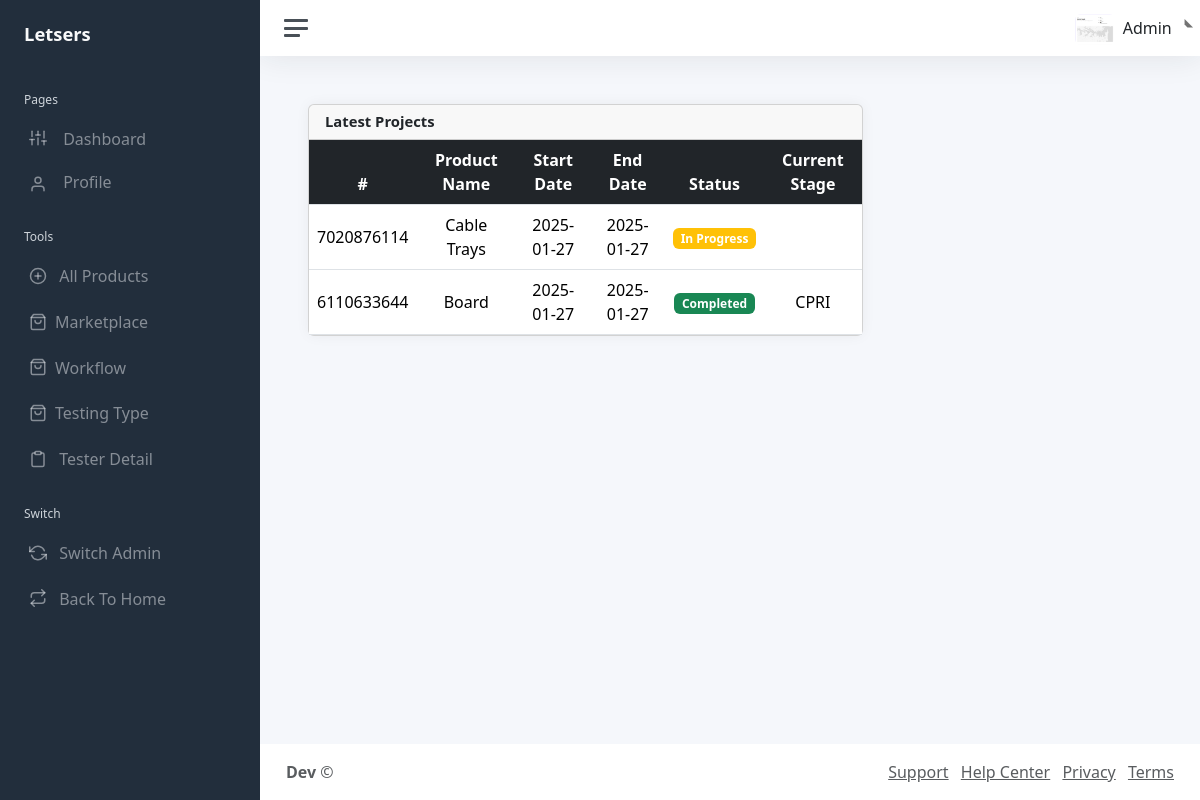
Screenshot of /Dashboard/index.php?workflow (signed in) with the database file from the repository.
### tables this page shows
CREATE TABLE `workflow` (
  `WorkflowID` int(11) NOT NULL,
  `ProductID` char(10) NOT NULL,
  `CurrentStage` enum('Testing','Re-manufacturing','CPRI') NOT NULL,
  `StartDate` date NOT NULL,
  `EndDate` date DEFAULT NULL,
  `Status` enum('In Progress','Completed','Rejected') NOT NULL
);

CREATE TABLE `products` (
  `ProductID` char(10) NOT NULL,
  `ProductName` varchar(100) NOT NULL,
  `ProductType` varchar(50) NOT NULL,
  `ManufacturingDate` date NOT NULL,
  `RevisionNumber` int(11) DEFAULT 0,
  `Status` enum('Pass','Fail') NOT NULL,
  `TestingType` int(100) NOT NULL,
  `DepartmentID` int(11) NOT NULL
);

### Dashboard/include/workflow.php (the view)
<?php
include "../Partials/db.php";
$sql = "SELECT
    W.WorkflowID,
    W.ProductID,
    P.ProductName,
    P.ProductType,
    W.CurrentStage,
    W.StartDate,
    W.EndDate,
    W.Status AS WorkflowStatus,
    P.ManufacturingDate,
    P.RevisionNumber,
    P.Status AS ProductStatus,
    P.TestingType,
    P.DepartmentID
FROM workflow W
INNER JOIN products P
    ON W.ProductID = P.ProductID;
";
$res = mysqli_query($connect,$sql);
?>
<div class="row">
						<div class="col-12 col-lg-8 col-xxl-9 d-flex">
							<div class="card flex-fill">
								<div class="card-header">
									<h5 class="card-title mb-0">Latest Projects</h5>
								</div>
								<table class="table table-hover my-0 overflow-scroll">
									<thead class="table-dark">
										<tr class="text-center">
											<th>#</th>
											<th>Product Name</th>
											<th class="d-none d-xl-table-cell">Start Date</th>
											<th class="d-none d-xl-table-cell">End Date</th>
											<th>Status</th>
											<th class="d-none d-md-table-cell">Current Stage</th>
										</tr>
									</thead>
									<tbody class="table-grey">
										<?php while($row = mysqli_fetch_assoc($res)):?>
										<tr class="text-center">
											<td><?php echo $row['ProductID']?></td>
											<td><?php echo $row['ProductName']?></td>
											<td class="d-none d-xl-table-cell"><?php echo $row['StartDate']?></td>
											<td class="d-none d-xl-table-cell"><?php echo $row['StartDate']?></td>
           <td>
               <span class="badge <?php
                   if ($row['WorkflowStatus'] == 'In Progress') {
                       echo 'bg-warning';
                   } elseif ($row['WorkflowStatus'] == 'Completed') {
                       echo 'bg-success';
                   } elseif ($row['WorkflowStatus'] == 'Rejected') {
                       echo 'bg-danger';
                   } else {
                       echo 'bg-secondary';
                   }
               ?>">
                   <?php echo $row['WorkflowStatus']; ?>
               </span>
           </td>
											<td class="d-none d-md-table-cell"><?php echo $row['CurrentStage']?></td>
										</tr>
										<?php endwhile;?>
									</tbody>
								</table>
							</div>
						</div>

### rows the page displays
workflow: ProductID "7020876114", ProductID.ProductName "Cable Trays", StartDate "2025-01-27", Status "In Progress"
workflow: ProductID "6110633644", ProductID.ProductName "Board", StartDate "2025-01-27", Status "Completed", CurrentStage "CPRI"

### other values shown
$_SESSION['name'] "Admin"
